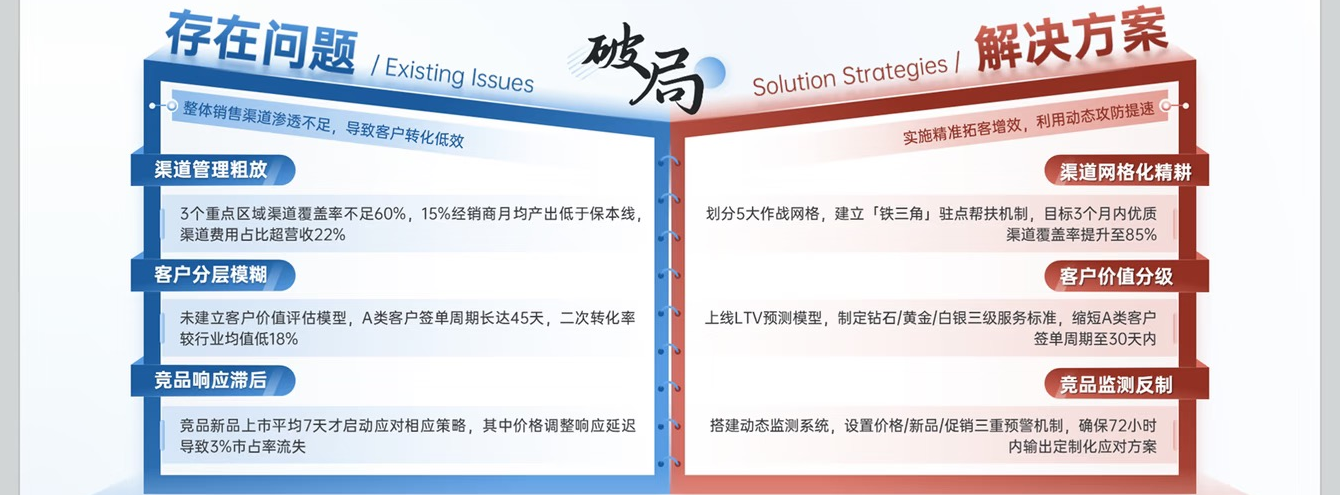
#> input picture assets/exact_folder_crop.png, 1340 x 495 px, given in place of slide_02.png, which was not available
$ python crop_board_header.py
#> lines starting #> are read from the running program, lines starting #| are printed output that depends on the picture; pictures that were not available may be replaced by others from this repository, and a replacement may not be noted
#> further down, raw is the input picture: PIL image 1340x495 RGB; mean R, G, B 219.6, 217.3, 223.3
### tools/render_and_diff.py
"""Enhanced render_and_diff with True Linear Gradients and High-Fidelity Bold Font Rendering."""

import os
import sys
import math
import argparse
from typing import List, Optional, Tuple, Union
from PIL import Image, ImageDraw, ImageFont
from pptx import Presentation
from pptx.enum.shapes import MSO_SHAPE


# [25 lines left out: functions hex_to_rgb, extract_gradient_colors, not called in this run]


def detect_inner_slide_canvas(img: Image.Image) -> Tuple[int, int, int, int]:
    """Detect the actual white/light slide bounding box within a screenshot with gray bezels."""
    w, h = img.size
#> w = 1340; h = 495
    top_edge, bottom_edge, left_edge, right_edge = 0, h - 1, 0, w - 1
#> top_edge = 0; bottom_edge = 494; left_edge = 0; right_edge = 1339

    # Top
    for y in range(0, h // 3):
        row = [img.getpixel((x, y)) for x in range(w // 4, 3 * w // 4, 10)]
        if sum(p[0] + p[1] + p[2] for p in row) / (3 * len(row)) > 240:
            top_edge = y
            break

    # Bottom
    for y in range(h - 1, 2 * h // 3, -1):
        row = [img.getpixel((x, y)) for x in range(w // 4, 3 * w // 4, 10)]
        if sum(p[0] + p[1] + p[2] for p in row) / (3 * len(row)) > 240:
            bottom_edge = y
            break

    # Left
    for x in range(0, w // 4):
        col = [img.getpixel((x, y)) for y in range(h // 4, 3 * h // 4, 10)]
        if sum(p[0] + p[1] + p[2] for p in col) / (3 * len(col)) > 240:
            left_edge = x
            break

    # Right
    for x in range(w - 1, 3 * w // 4, -1):
        col = [img.getpixel((x, y)) for y in range(h // 4, 3 * h // 4, 10)]
        if sum(p[0] + p[1] + p[2] for p in col) / (3 * len(col)) > 240:
            right_edge = x
            break

    # If image is already exact 16:9 ratio (e.g. 1440x810, 1920x1080) and not an uncropped screenshot
    if abs(w / h - 16.0 / 9.0) < 0.01:
        # Check if top-left and top-right are clean slide background
        corners = [img.getpixel((0, 0)), img.getpixel((w - 1, 0)), img.getpixel((0, h - 1)), img.getpixel((w - 1, h - 1))]
        avg_corner = sum(p[0] + p[1] + p[2] for p in corners) / (4 * 3)
        if avg_corner > 220:  # already clean canvas
            return 0, 0, w, h

    if (right_edge - left_edge > w * 0.7) and (bottom_edge - top_edge > h * 0.7):
        return left_edge, top_edge, right_edge, bottom_edge
    return 0, 0, w, h


# [320 lines left out: functions draw_linear_gradient, render_pptx_to_image, compare_and_generate_diff, main, not called in this run]


# [2 lines that do not run on import are left out]

### tools/crop_board_header.py
"""Crop table header and title from canvas."""

import os
import sys
from PIL import Image

sys.path.insert(0, os.path.abspath(os.path.join(os.path.dirname(__file__), "..")))
from tools.render_and_diff import detect_inner_slide_canvas

raw = Image.open("input/slide_02.png").convert("RGB")
cl, ct, cr, cb = detect_inner_slide_canvas(raw)
#> cl = 20; ct = 0; cr = 1319; cb = 473
canvas = raw.crop((cl, ct, cr, cb)).resize((1440, 810), Image.Resampling.LANCZOS)
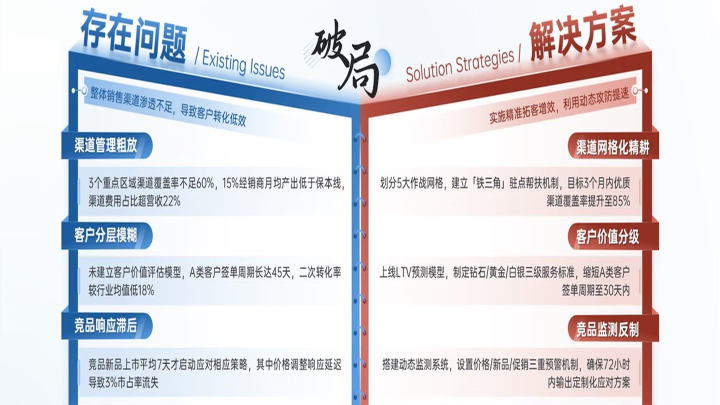
#> canvas: PIL image 1440x810 RGB (shown at 1/2 size); mean R, G, B 221.8, 219.9, 225.3

# Crop from y=340 to y=520, x=30 to x=680
crop = canvas.crop((30, 330, 680, 520))
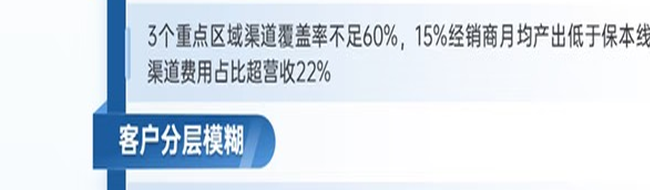
#> crop: PIL image 650x190 RGB; mean R, G, B 218.3, 227.3, 236.5
crop.save("output/crop_board_header.png")
print("Saved output/crop_board_header.png")

$ run again, on assets/slide1_3d_book.png
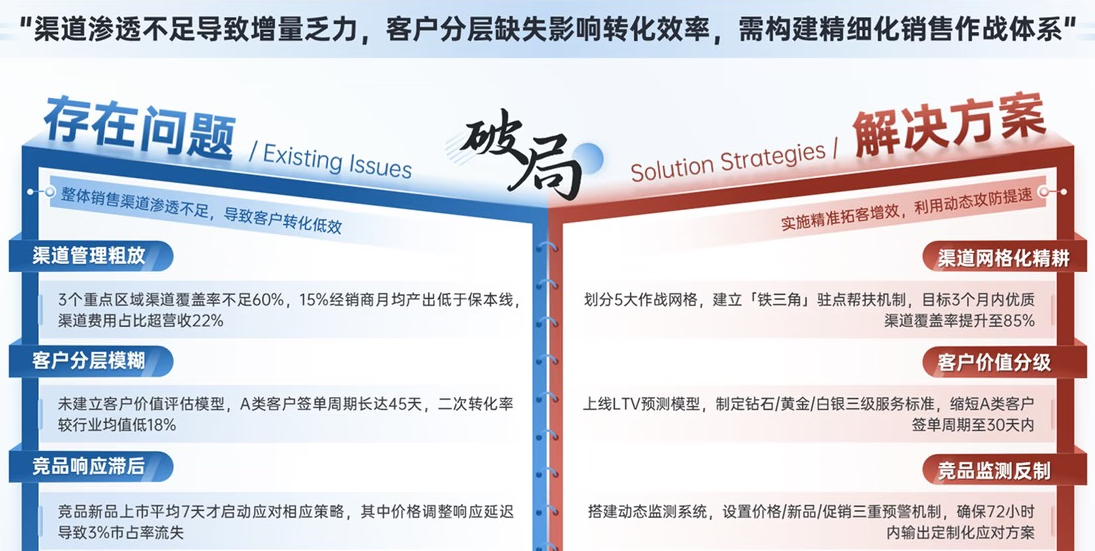
#> input picture assets/slide1_3d_book.png, 1095 x 551 px, given in place of slide_02.png, which was not available
#> raw is the input picture: PIL image 1095x551 RGB; mean R, G, B 214.5, 213.5, 220.4
#> cl = 0; ct = 58; cr = 1094; cb = 550
#> `canvas = raw.crop((cl, ct, cr, cb)).resize((1440, 810), Image.Resampli..`:
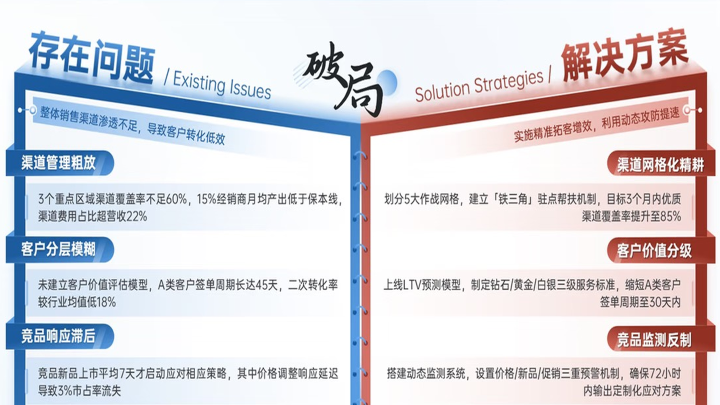
#> canvas: PIL image 1440x810 RGB (shown at 1/2 size); mean R, G, B 217.8, 215.4, 221.4
#> `crop = canvas.crop((30, 330, 680, 520))`:
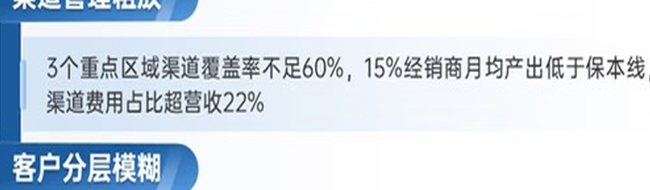
#> crop: PIL image 650x190 RGB; mean R, G, B 213.8, 223.7, 234
